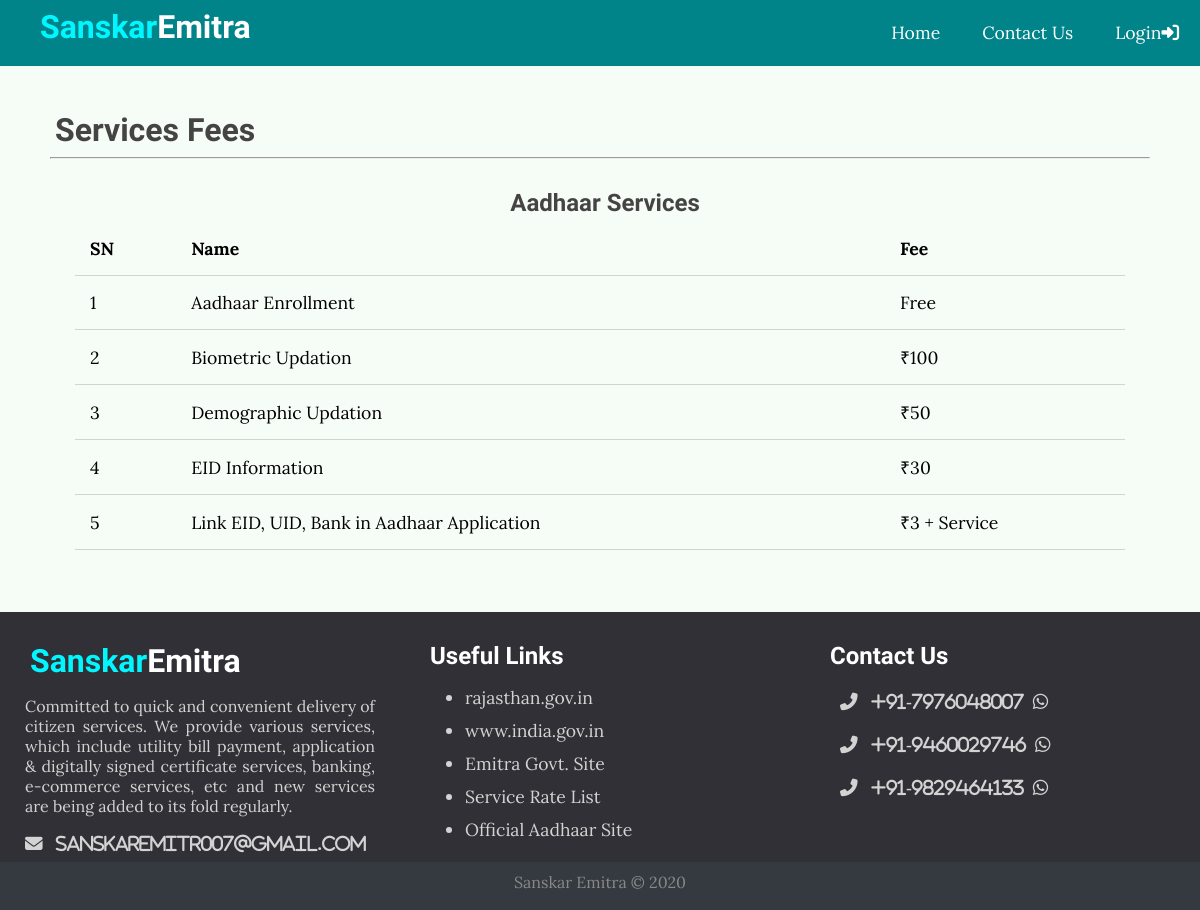
/fee/4, run on the app's committed database.
### emitr/models.py (models this page shows, shortened)
class Service(models.Model):
    title = models.CharField(max_length=100)
    image = models.ImageField(upload_to='images/service', null=True, blank=True)
    isExclusive = models.BooleanField(default=False)
    ExclusiveDescription = models.CharField(max_length=100, null=True, blank=True)

class SubService(models.Model):
    service = models.ForeignKey(Service, on_delete=models.CASCADE)
    name = models.CharField(max_length=100)
    fee = models.CharField(max_length=20)

class UsefulLink(models.Model):
    text = models.CharField(max_length=100)
    url = models.TextField()
    date = models.DateField(auto_now_add=True, blank=False)

### emitr/views.py (the view)
# urls.py: path("fee/<int:service_id>", views.service_fee_view, name='service_fee'),
def service_fee_view(request, service_id):
    return render(request, 'emitr/service_fee.html', {
        'service': Service.objects.get(pk=service_id),
        'subservices': Service.objects.get(pk=service_id).subservice_set.all(),
        'usefullinks': UsefulLink.objects.all().order_by('-date')
    })

### emitr/templates/emitr/service_fee.html (shortened to what this page needs)
{% extends "emitr/layout.html" %}
{% block main %}
<div class="page-content">
    <div class="page-title">
        <h1>Services Fees</h1>
        <hr>
    </div>
    <div class="content service">
        <h2 class="sub-title">{{ service.title }}</h2>
        <table>
            <thead>
                <th>SN</th>
                <th>Name</th>
                <th>Fee</th>
            </thead>
            <tbody>
                {% for service in subservices %}
                <tr>
                    <td>{{ forloop.counter }}</td>
                    <td>{{ service.name }}</td>
                    <td>{{ service.fee }}</td>
                </tr>
                {% empty %}
                <tr>
                    <td colspan="3" style="text-align: center; font-weight: bolder;">Nothing to Show!</td>
                </tr>
                {% endfor %}
            </tbody>
        </table>
    </div>
</div>
{% endblock %}
{% block UsefulLinks %}
    {% for link in usefullinks %}
        <a href="{{ link.url }}" target="_blank"><li>{{ link.text }}</li></a>
    {% endfor %}
{% endblock %}

### static/css/style.css (style rules this page uses)
* { box-sizing: border-box; }
html, body { height: 100%; padding: 0px; margin: 0px; background: #f6fcf6; font-family: 'Lora', serif; }
h1, h2,h3, h4, h5, h6 { font-family: 'Candal', serif; color: #444; margin: 5px; }
a { text-decoration: none; color: inherit; }
table { width: 100%; border-collapse: collapse; font-size: 1.1rem; }
th, td { padding: 15px; text-align: left; border-bottom: 1px solid lightgrey; }
.content { width: 90%; margin: 30px auto 30px; }
.page-content { min-height: 60%; padding: 40px 50px 30px; }
.page-content .content { display: flex; width: 100%; padding: 0px 25px 0px; }
.content.service { display: block; }
.content .sub-title { text-align: center; width: 100%; }
.footer .footer-content .links ul a { display: block; margin-bottom: 10px; font-size: 1.1em; transition: all .3s; }

### data on the page
Service: title "Aadhaar Services"
SubService: name "Aadhaar Enrollment", fee "Free"
SubService: name "Biometric Updation", fee "₹100"
SubService: name "Demographic Updation", fee "₹50"
SubService: name "EID Information", fee "₹30"
SubService: name "Link EID, UID, Bank in Aadhaar Application", fee "₹3 + Service"
UsefulLink: text "rajasthan.gov.in"
UsefulLink: text "www.india.gov.in"
UsefulLink: text "Emitra Govt. Site"
UsefulLink: text "Service Rate List"
UsefulLink: text "Official Aadhaar Site"
